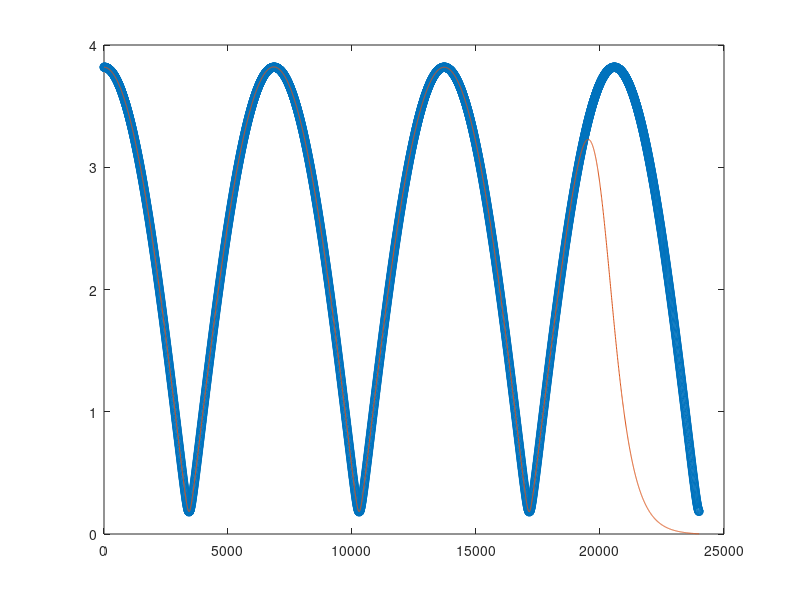

Write the MATLAB code that produced this figure. (Note: this script raises an error after producing the figure.)
% Demo of discretization error for impulse responses

r1 = 0.5;
r2 = 0.55;

% samplemethod = 1 -> round at low fs
% samplemethod = 2 -> round at high fs and decimate
% samplemethod = 3 -> round at low fs but split pulse between two samples

samplemethod = 2;

% Generate discrete-time IRs
% Exact arrival times
cair = 343;
t1 = r1/cair;
t2 = r2/cair;

% Approach 1: round to nearest discrete time-sample
fs = 48000;

if samplemethod == 2
    noversamp = 8;

    fs_oversamp = fs*noversamp;
    dt = 1/fs_oversamp;
elseif samplemethod == 1 
    dt = 1/fs;
elseif samplemethod == 3 
    dt = 1/fs;
end
n1_exact = t1/dt + 1;
n2_exact = t2/dt + 1;

n1_rounded = round(t1/dt) + 1;
n2_rounded = round(t2/dt) + 1;

irmaxlength = max([n1_rounded n2_rounded]) + 1;
ir1 = zeros(irmaxlength+500,1);
ir2 = zeros(irmaxlength+500,1);

if samplemethod < 3
    ir1(n1_rounded) = 1/r1; %IR(t1) ~= IR(n1_rounded/fs) = dirac(t - r1/c)/r1 = dirac((fs*r1)/(c*fs) - r1/c)/r1 = dirac(0)/r1 = 1/r1??
    ir2(n2_rounded) = 1/r2;
else
    n1_frac = n1_exact - floor(n1_exact);
    n2_frac = n2_exact - floor(n2_exact);

    ir1(floor(n1_exact)) = 1/r1*(1-n1_frac);
    ir1(floor(n1_exact)+1) = 1/r1*n1_frac;
    ir2(floor(n2_exact)) = 1/r2*(1-n2_frac);
    ir2(floor(n2_exact)+1) = 1/r2*n2_frac;
end
% figure(3)
% plot(ir1)
% pause

if samplemethod == 2
    ir1 = noversamp*decimate(ir1,noversamp);
    ir2 = noversamp*decimate(ir2,noversamp);
end

% figure(3)
% plot([ir1 ir2])
% pause

nfft = 8192;
F1 = fft(ir1,nfft);
F2 = fft(ir2,nfft);

fvec_fft = fs/nfft*[0:nfft/2-1].';

ptot_fromIR = F1 + F2;
ptot_fromIR = ptot_fromIR(1:nfft/2);

% Truth: FD results

cair = 343;
kvec = 2*pi*fvec_fft/cair;

% Correct answer, in freq. domain
ptot = exp(-1i*kvec*r1)/r1 + exp(-1i*kvec*r2)/r2;

if samplemethod == 2
    % Correct scale for IR results
    ptot_fromIR = ptot_fromIR*(1/r1 + 1/r2)/(sum(ir1)+sum(ir2));
end

figure(1)
clf(1)
h = plot(fvec_fft,abs(ptot),'o',fvec_fft,abs(ptot_fromIR));
seth
grid
legend('FD results (truth)','IR-to-FR results');

figure(3)
clf(3)
h = plot(fvec_fft,unwrap(angle(ptot)),'o',fvec_fft,unwrap(angle(ptot_fromIR)));
seth
grid
legend('FD results (truth)','IR-to-FR results');
g = ylabel('Phase   [rad].');
sg14

resultdiff = ptot_fromIR(:) - ptot(:);
figure(2)
h = plot(fvec_fft,abs(resultdiff)./abs(ptot),'-');
seth
grid
g = ylabel('Rel. error   [-]');
sg14












